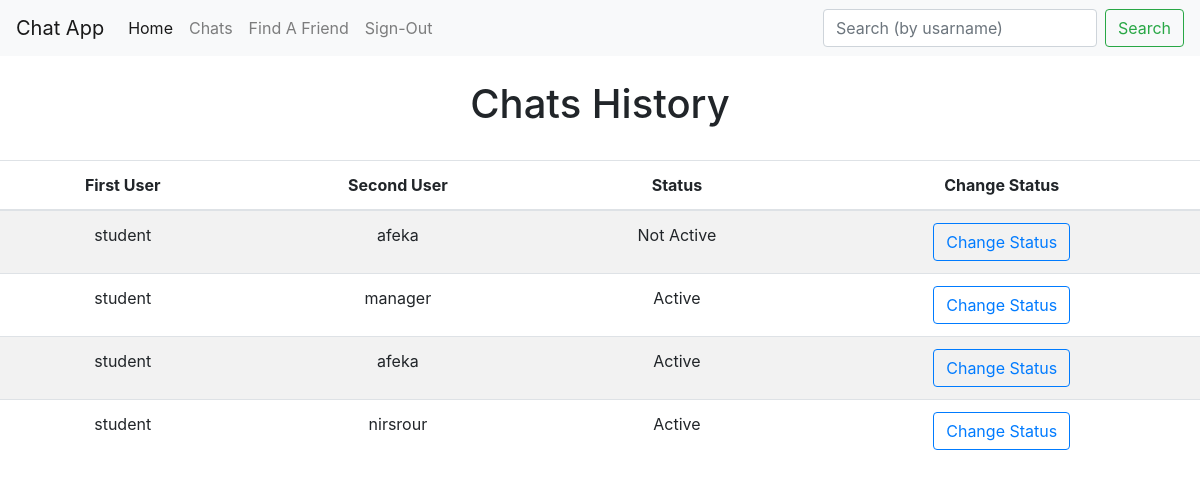
Screenshot of /2/chats with the database file from the repository.
### chat/models.py (models this page shows, shortened)
class Chat(models.Model):
    first_user = models.ForeignKey(
        UserSetting, on_delete=models.CASCADE, related_name='first_side')
    second_user = models.ForeignKey(
        UserSetting, on_delete=models.CASCADE, related_name='second_side')
    is_active = models.BooleanField(default=True, name="is_chat_active")

class UserSetting(models.Model):
    full_name = models.TextField(max_length=50)
    email = models.EmailField(unique=True)
    username = models.TextField(max_length=25, unique=True)
    password = models.CharField(max_length=30)

### chat/views.py (the view)
# urls.py: path('<int:pk>/chats',
def chats(request, pk):
    user_query = UserSetting.objects.filter(id=pk)[0]
    if not check_user_exists_by_id(pk):
        return render(request, "index.html", {"username": user_query.username, "id": user_query.id})
    query1 = Chat.objects.filter(first_user=user_query)
    query2 = Chat.objects.filter(second_user=user_query)
    return render(request, "chats.html", {"chats": [*query1, *query2], "id": pk, "username": user_query.username})

### chat/views.py (called while the page is built)
def check_user_exists_by_id(id):
    return UserSetting.objects.filter(id=id).exists()

### templates/chats.html (shortened to what this page needs)
{% extends "base.html" %}
{% block content %}
    <container class="main">
    <h1> Chats History </h1>
    <br>
        <table class="table table-striped">
        <thead>
            <tr>
            <th scope="col">First User</th>
            <th scope="col">Second User</th>
            <th scope="col">Status</th>
            <th scope="col">Change Status</th>
            </tr>
        </thead>
        <tbody>
            {% for chat_obj in chats %}
            <tr>
            {% if username == chat_obj.first_user.username%}
                <td>{{chat_obj.first_user.username}}</td>
                <td>{{chat_obj.second_user.username}}</td>
            {% else %}
                <td>{{chat_obj.second_user.username}}</td>
                <td>{{chat_obj.first_user.username}}</td>
            {% endif %}
            {% if chat_obj.is_chat_active == True %}
                <td>Active</td>
            {% else %}
                <td>Not Active</td>
            {% endif %}
                <td>
                    <form method="POST" action="{% url 'change_status'%}" class="form-center my-2 my-lg-0">
                        <button class="btn btn-outline-primary my-2 my-sm-0" type="submit">Change Status</button>
                    </form>
                </td>
            </tr>
            {% endfor %}
        </tbody>
        </table>
    </container>
{% endblock %}

### templates/chats.html (style rules this page uses)
.main { width: 100%; max-width: 330px; padding: 15px; margin: auto; text-align: center; }

### rows the page displays
Chat: first_user.username "student", second_user.username "afeka", is_chat_active "Not Active"
Chat: second_user.username "student", first_user.username "manager", is_chat_active "Active"
Chat: second_user.username "student", first_user.username "afeka", is_chat_active "Active"
Chat: second_user.username "student", first_user.username "nirsrour", is_chat_active "Active"
